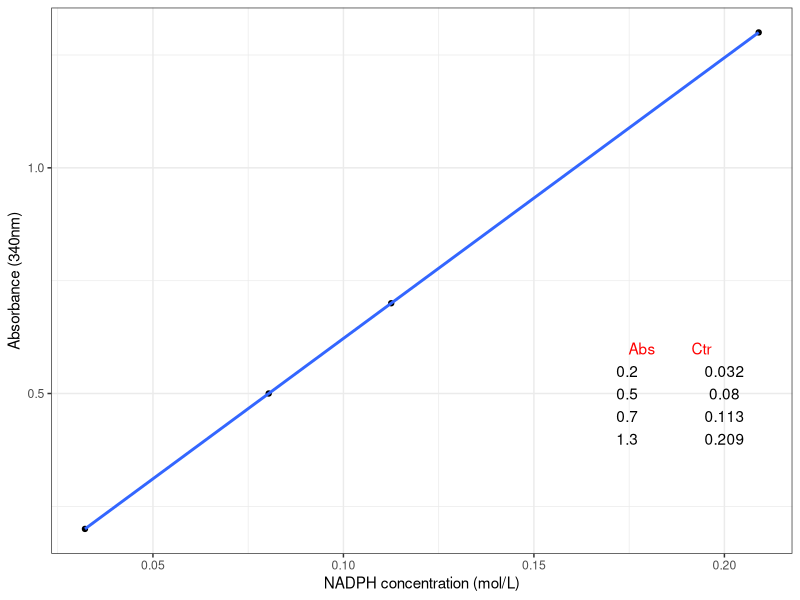

The R source for this figure:
#This is the standar NADPH curve by spectrophotomete,ploting the line graph between abs(absorbance)~concentration(ctr).
#This is under 340nm(wavelenth),the extincyion coefficient(molbs) is 6.22(M-1*cm-1), and normally, the lt(lenth of cuvette)=1(cm)

#plot graph
library(ggplot2)
stdNADPH<-function(abs,molbs=6.22,lt=1,line=TRUE){

  if(line==TRUE){
  ctr<-abs/(molbs*lt)
  df<-data.frame(ctr,abs)
  p<-ggplot(data=df,aes(x=ctr,y=abs))+
    geom_point()+
    stat_smooth(method="lm",se=FALSE)+
    xlab("NADPH concentration (mol/L)")+
    ylab("Absorbance (340nm)")+
    theme_bw()+
    annotate(geom="text", x=max(abs)/7, y= 0.6, label="Abs         Ctr",  color="red")

  for (i in 1:length(abs)){
    p <- p + annotate(geom="text", x =max(abs)/7.45, y = (0.6 - i/20), label=abs[i])
    p <- p + annotate(geom="text", x = max(abs)/6.50, y = (0.6 - i/20), label=round(ctr[i], 3))
  }
  return(p)
  }
  else{
    ctr<-abs/(molbs*lt)
    df<-data.frame(ctr,abs)
    p<-ggplot(data=df,aes(x=ctr,y=abs))+
      geom_point()+
      xlab("NADPH concentration (mol/L)")+
      ylab("Absorbance (340nm)")+
      theme_bw()+
      annotate(geom="text", x=max(abs)/7, y= 0.6, label="Abs         Ctr",  color="red")

    for (i in 1:length(abs)){
      p <- p + annotate(geom="text", x =max(abs)/7.45, y = (0.6 - i/20), label=abs[i])
      p <- p + annotate(geom="text", x = max(abs)/6.50, y = (0.6 - i/20), label=round(ctr[i], 3))
    }
    return(p)
  }

}

x<-c(0.2,0.5,0.7,1.3)
stdNADPH(x,line = TRUE)
